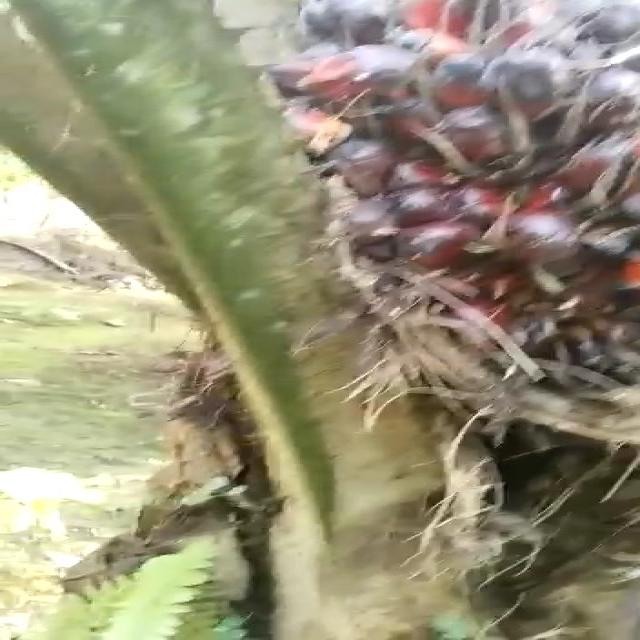
#> input picture terang.jpg, 640 x 640 px
$ python test.py
#> lines starting #> are read from the running program, lines starting #| are printed output that depends on the picture
import cv2
from skimage import exposure


dst = cv2.imread("terang.jpg")
#> dst is the input picture: shape (640, 640, 3); mean B, G, R 119.5, 145.4, 151.2
src = cv2.imread("gelap.jpg")
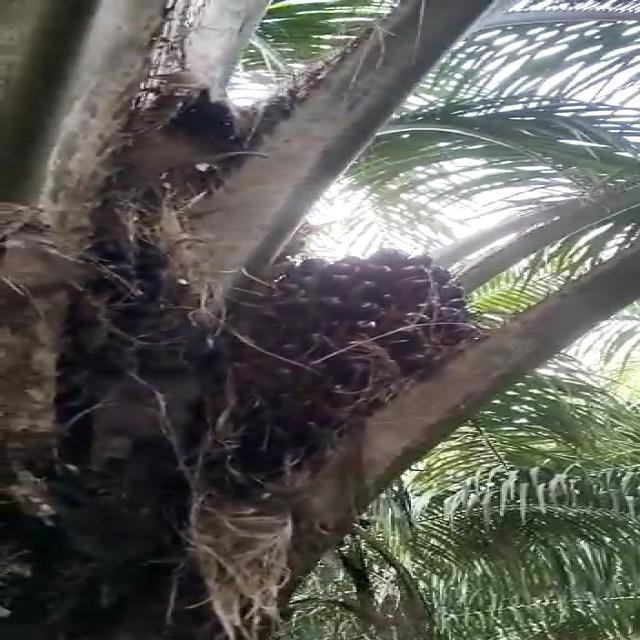
#> input picture gelap.jpg, 640 x 640 px
#> src is the input picture: shape (640, 640, 3); mean B, G, R 89.7, 94.4, 94.8
matched_src = exposure.match_histograms(src,dst, channel_axis=2)
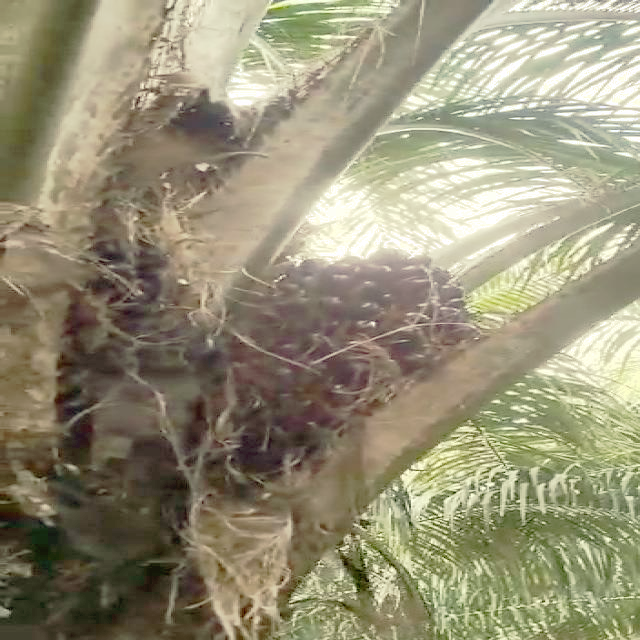
#> matched_src: shape (640, 640, 3); mean B, G, R 119.2, 144.9, 150.8
cv2.imshow('src', src)
cv2.imshow('dst', dst)
cv2.imshow('result', matched_src)

cv2.waitKey(0)
cv2.destroyAllWindows()
